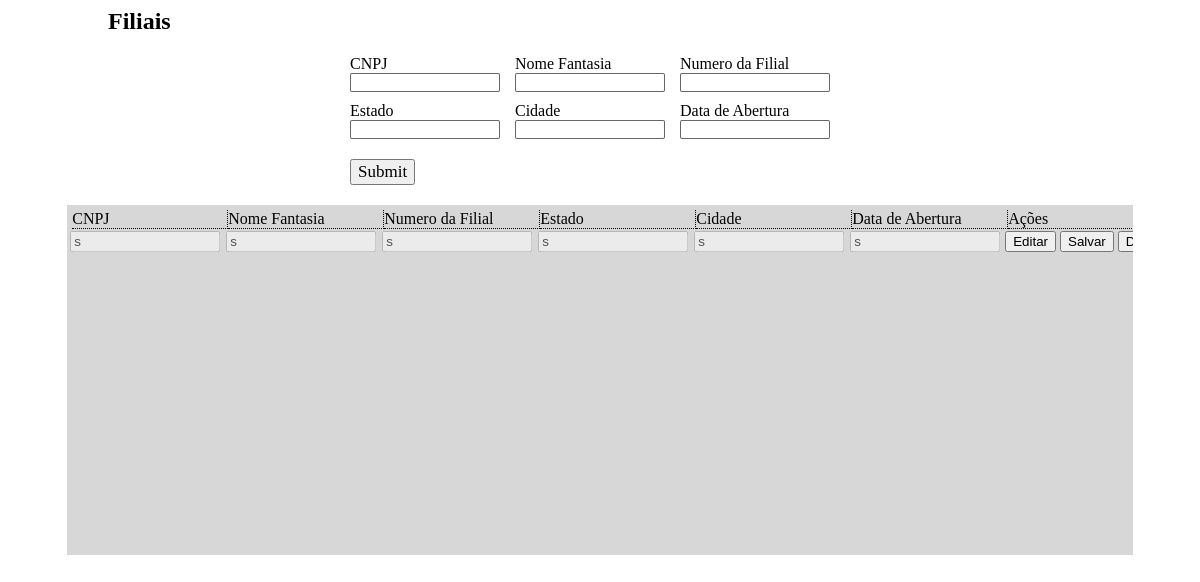
Page /cad_filial/filial.php on the earlier database version.
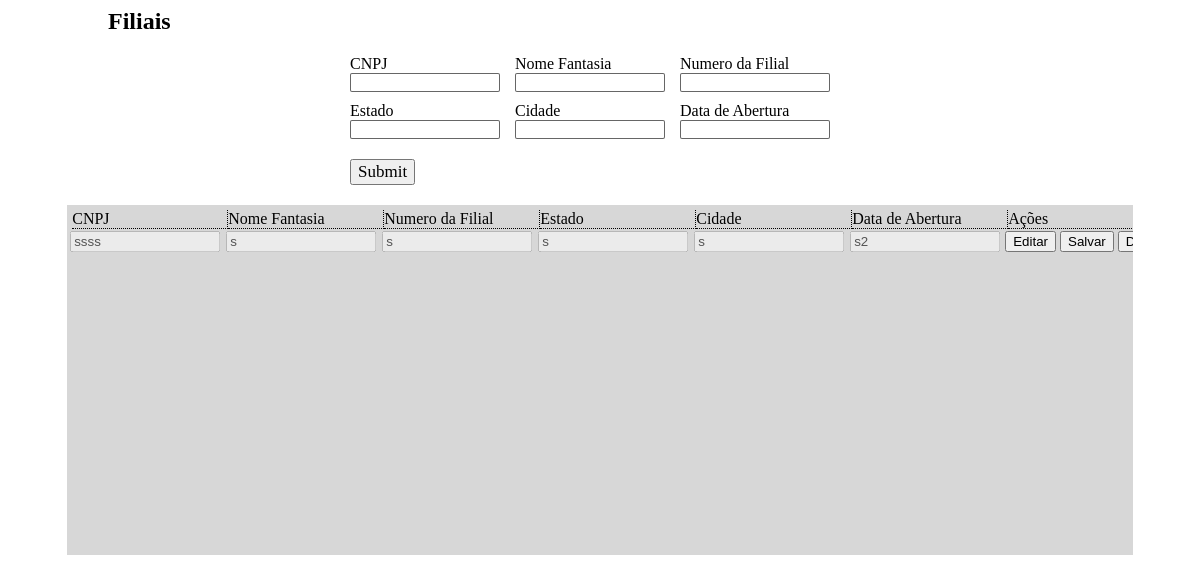
Same page on the later database version.
### tables this page shows
CREATE TABLE IF NOT EXISTS `filial` (
`id` int(10) NOT NULL,
  `cnpj` varchar(25) NOT NULL,
  `nome_fantas` varchar(25) NOT NULL,
  `nume_filial` varchar(25) NOT NULL,
  `estado` varchar(25) NOT NULL,
  `cidade` varchar(35) NOT NULL,
  `data_abertura` varchar(25) NOT NULL
);

### cad_filial/php/exibir.php (called while the page is built)
<?php
	$sql_exibir = "SELECT * FROM filial ORDER BY id ASC";
	$query_exibir = mysqli_query($conexao, $sql_exibir);
	$exibir_filial_php = mysqli_fetch_assoc($query_exibir);
?>

### cad_filial/filial.php (the view, shortened to what this page needs)
<html>
<head>
<link rel="stylesheet" type="text/css" href="css/filial.css">
</head>
<body>
<?php
	include_once ('../php/conexao.php');
	include_once ('php/exibir.php');
?>
	<div class="formulario_filial">
		<h2>Filiais</h2>
		<form method="POST" id="cadastro_filial" name="cadastro_filial" class="cadastro_filial">
			<div>
			<label>CNPJ</label>
			<input type="text" name="cnpj_filial" id="cnpj_filial" class="filial_padrao" />
			</div>
			<div>
			<label>Nome Fantasia</label>
			<input type="text" name="fantasia_filial" id="fantasia_filial" class="filial_padrao" />
			</div>
			<div>
			<label>Numero da Filial</label>
			<input type="text" name="numero_filial" id="numero_filial" class="filial_padrao" />
			</div>
			<div>
			<label>Estado</label>
			<input type="text" name="estado_filial" id="estado_filial" class="filial_padrao" />
			</div>
			<div>
			<label>Cidade</label>
			<input type="text" name="cidade_filial" id="cidade_filial" class="filial_padrao" />
			</div>
			<div>
			<label>Data de Abertura</label>
			<input type="text" name="data_filial" id="data_filial" class="filial_padrao" />
			</div>
			<input type="submit" name="botao_filial" id="botao_filial" class="botao_filial" />
		</form>
	</div>
	<div>
	<div class="fundo_filial">
		<div class="cabecalho_exibir">
			<ul>
				<li>CNPJ</li>
				<li>Nome Fantasia</li>
				<li>Numero da Filial</li>
				<li>Estado</li>
				<li>Cidade</li>
				<li>Data de Abertura</li>
				<li>Ações</li>
			</ul>
		</div>
		<div class="exibir_filial">
<?php
	if($exibir_filial_php > 0){
		do{
?>
			<form method="POST">
				<input type="text" name="exibir_filial_cnpj<?=$exibir_filial_php['id']?>" id="exibir_filial_cnpj<?=$exibir_filial_php['id']?>" value="<?=$exibir_filial_php ['cnpj']?>" class="Ifilial" disabled />
				<input type="text" name="exibir_filial_fantasia<?=$exibir_filial_php['id']?>" id="exibir_filial_fantasia<?=$exibir_filial_php['id']?>" value="<?=$exibir_filial_php ['nome_fantas']?>" class="Ifilial" disabled />
				<input type="text" name="exibir_filial_numero<?=$exibir_filial_php['id']?>" id="exibir_filial_numero<?=$exibir_filial_php['id']?>" value="<?=$exibir_filial_php ['nume_filial']?>" class="Ifilial" disabled />
				<input type="text" name="exibir_filial_estado<?=$exibir_filial_php['id']?>" id="exibir_filial_estado<?=$exibir_filial_php['id']?>" value="<?=$exibir_filial_php ['estado']?>" class="Ifilial" disabled />
				<input type="text" name="exibir_filial_cidade<?=$exibir_filial_php['id']?>" id="exibir_filial_cidade<?=$exibir_filial_php['id']?>" value="<?=$exibir_filial_php ['cidade']?>" class="Ifilial" disabled />
				<input type="text" name="exibir_filial_data<?=$exibir_filial_php['id']?>" id="exibir_filial_data<?=$exibir_filial_php['id']?>" value="<?=$exibir_filial_php ['data_abertura']?>" class="Ifilial" disabled />
				<input type="button" name="editar_filial_button<?=$exibir_filial_php['id']?>" id="editar_filial_button<?=$exibir_filial_php['id']?>" class="click" value="Editar" />
				<input type="submit" name="salvar_filial_button<?=$exibir_filial_php['id']?>" id="salvar_filial_button<?=$exibir_filial_php['id']?>" class="click" value="Salvar" />
				<input type="submit" name="deletar_filial_button<?=$exibir_filial_php['id']?>" id="deletar_filial_button<?=$exibir_filial_php['id']?>" class="click" value="Deletar" />
			</form>
<?php
		}while($exibir_filial_php = mysqli_fetch_assoc($query_exibir));
	}
?>
		</div>
	</div>
</body>
</html>

Differences in the rows shown:
changed filial: cnpj "s" → "ssss"; data_abertura "s" → "s2"
